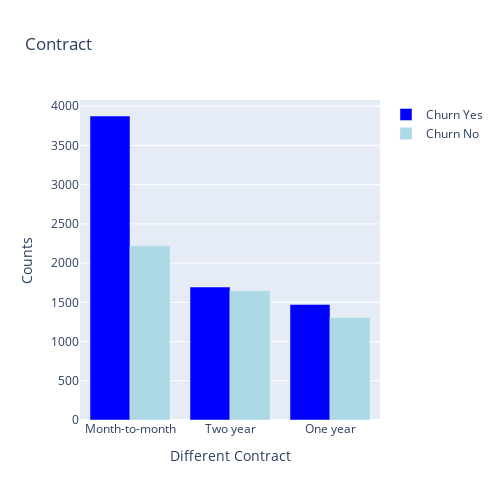

Here is the notebook cell this chart was saved with:
### Code cell
#examination the various contracts in which the customers were enrolled for churn yes and churn no
fig= go.Figure()#Churn_yes
fig.add_trace(go.Bar(name='Churn Yes',
                     x=['Month-to-month', 'Two year', 'One year'],
                     y=[3875, 1695, 1473],
                     marker_color='blue'))#Churn_no
fig.add_trace(go.Bar(name='Churn No',
                     x=['Month-to-month', 'Two year', 'One year'],
                     y=[2220, 1647, 1307],
                     marker_color='lightblue'))
fig.update_layout(title='Contract',
                  autosize=False,
                  width=500,
                  height=500)
fig.update_xaxes(title='Different Contract')
fig.update_yaxes(title='Counts')
fig.show()

### Figure 1 — Plotly figure (JSON) as saved in the notebook; plotly's stock layout.template omitted (floating-point values rounded to 4 significant figures)
{"data": [{"marker": {"color": "blue"}, "name": "Churn Yes", "type": "bar", "x": ["Month-to-month", "Two year", "One year"], "y": [3875, 1695, 1473]}, {"marker": {"color": "lightblue"}, "name": "Churn No", "type": "bar", "x": ["Month-to-month", "Two year", "One year"], "y": [2220, 1647, 1307]}], "layout": {"autosize": false, "height": 500, "title": {"text": "Contract"}, "width": 500, "xaxis": {"title": {"text": "Different Contract"}}, "yaxis": {"title": {"text": "Counts"}}}}
